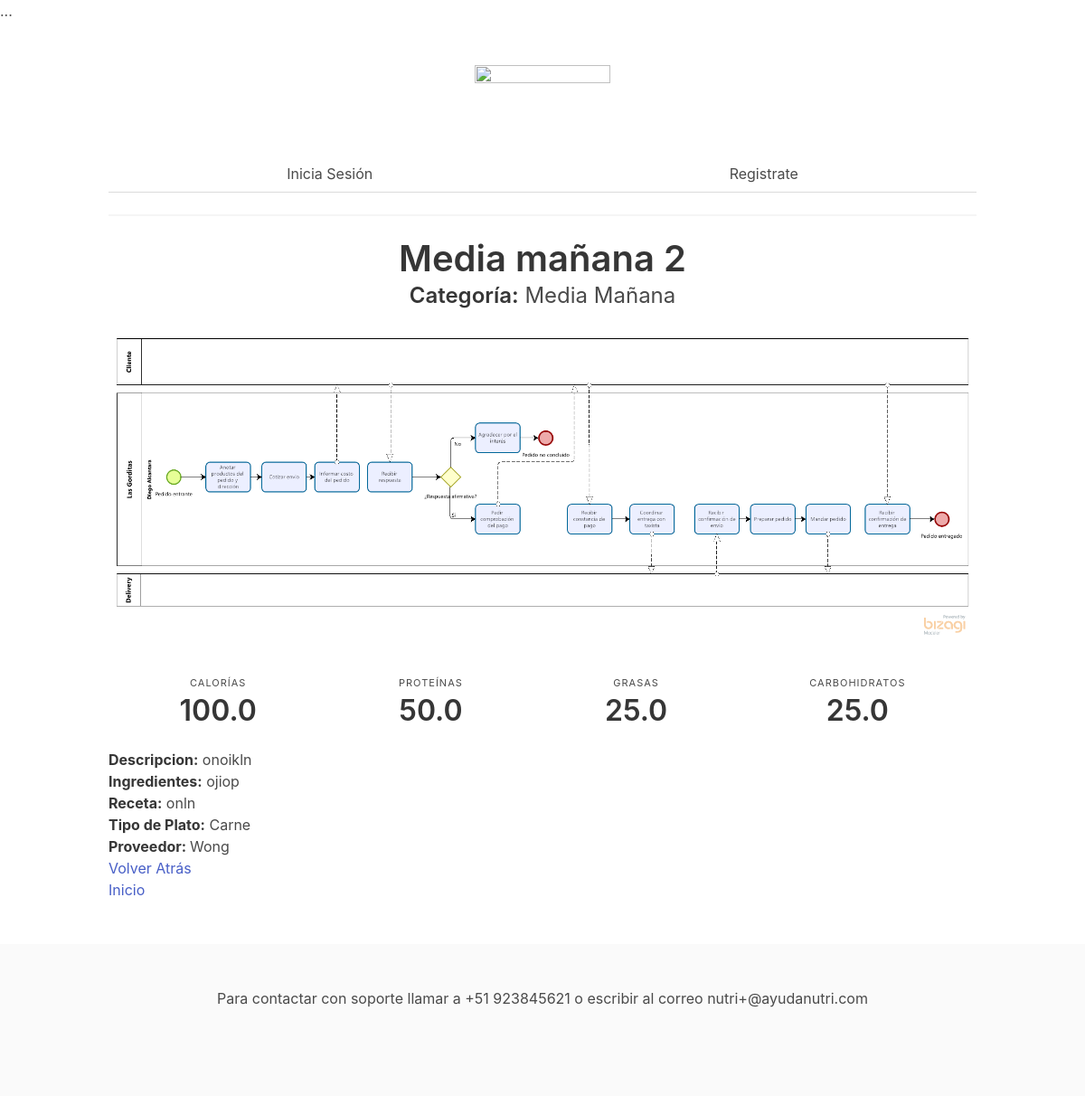
The page /platos/8 on the database its author committed.
### main/models.py (models this page shows, shortened)
class Plato(models.Model):
    categoria = models.ForeignKey('Categoria', on_delete=models.SET_NULL, null=True)
    proveedor = models.ForeignKey('Proveedor', on_delete=models.SET_NULL, null=True)
    nombre = models.CharField(max_length=20)
    ingredientes = models.TextField(blank=True, null=True)
    descripcion = models.TextField()
    receta = models.TextField()
    calorias = models.FloatField(null=True)
    proteinas = models.FloatField(null=True)
    grasas = models.FloatField(null=True)
    carbos = models.FloatField(null=True)
    image = models.ImageField(upload_to="platos", null=True, blank=True)
    alimentacion = models.FloatField(choices=ALIMENTACION_CHOICES, null=True)

class Categoria(models.Model):
    codigo = models.CharField(max_length=4)
    nombre = models.CharField(max_length=50)
    descripcion = models.CharField(max_length=200)
    def __str__(self):
        return self.nombre

class Proveedor(models.Model):
    nombre = models.CharField(max_length=50)
    link = models.CharField(max_length=50)
    def __str__(self):
        return self.nombre

### main/views.py (the view)
# urls.py: path('platos/<int:pk>', views.PlatoDetailView.as_view(), name='plato-detail'),
class PlatoDetailView(DetailView):
  model = Plato
  template_name = "main/plato_detail.html"

### main/templates/main/plato_detail.html (shortened to what this page needs)
{% extends "base.html" %}
{% block content %}
<center>
<p class="title is-2">{{ object.nombre }}</p>
<p class="subtitle is-4"><strong>Categoría:</strong>  {{ object.categoria }}</p>
</center>
<center>
<img src="{{ object.image.url }}" alt="No hay imagen disponible"></center>
<nav class="level">
  <div class="level-item has-text-centered">
    <div>
      <p class="heading">Calorías</p>
      <p class="title">{{ object.calorias }}</p>
    </div>
  </div>
  <div class="level-item has-text-centered">
    <div>
      <p class="heading">Proteínas</p>
      <p class="title">{{ object.proteinas }}</p>
    </div>
  </div>
  <div class="level-item has-text-centered">
    <div>
      <p class="heading">Grasas</p>
      <p class="title">{{ object.grasas }}</p>
    </div>
  </div>
  <div class="level-item has-text-centered">
    <div>
      <p class="heading">Carbohidratos</p>
      <p class="title">{{ object.carbos }}</p>
    </div>
  </div>
</nav>
    <ul>
      <li><strong>Descripcion:</strong> {{ object.descripcion }}</li>
      <li><strong>Ingredientes:</strong> {{ object.ingredientes }}</li>
      <li><strong>Receta:</strong> {{ object.receta }}</li>
      <li><strong>Tipo de Plato:</strong> {{ object.get_alimentacion_display }}</li>
      <li><strong>Proveedor: </strong>{{object.proveedor}}</a></li>
    </ul>
    <ul>
      <a href="javascript:history.back()"> Volver Atrás</a>
      <li><a href="{% url 'home' %}">Inicio</a></li>
    </ul>
{% endblock %}

### rows shown on the page
Plato: nombre "Media mañana 2", categoria "Media Mañana", image (picture), calorias "100.0", proteinas "50.0", grasas "25.0", carbos "25.0", descripcion "onoikln", ingredientes "ojiop", receta "onln", alimentacion "Carne", proveedor "Wong"
